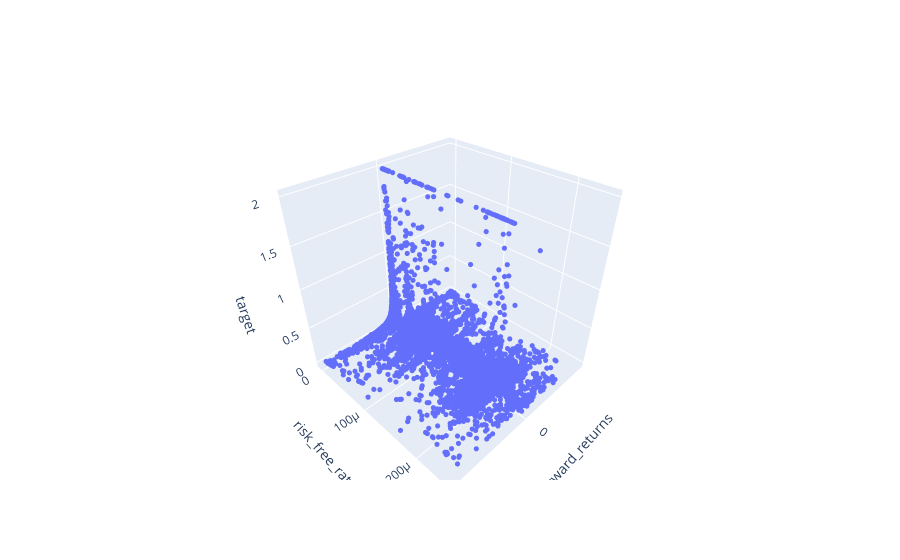

The notebook cell saved with this chart:
### Code cell
fig = go.Figure(data=[go.Scatter3d(
    x=train['forward_returns'],
    y=train['risk_free_rate'],
    z=train['target'],
    mode='markers',
    marker=dict(size=3)
)])
fig.update_layout(
    scene=dict(
        xaxis_title='forward_returns',
        yaxis_title='risk_free_rate',
        zaxis_title='target'
    )
)
iplot(fig)

### Figure 1 — Plotly figure (JSON) as saved in the notebook; plotly's stock layout.template omitted (floating-point values rounded to 4 significant figures; data arrays with more than 128 entries replaced by an {"elided": "..."} marker saying what was removed)
{"data": [{"marker": {"size": 3}, "mode": "markers", "type": "scatter3d", "x": {"elided": "7357 float values"}, "y": {"elided": "7357 float values"}, "z": {"elided": "7357 float values"}}], "layout": {"scene": {"xaxis": {"title": {"text": "forward_returns"}}, "yaxis": {"title": {"text": "risk_free_rate"}}, "zaxis": {"title": {"text": "target"}}}}}
